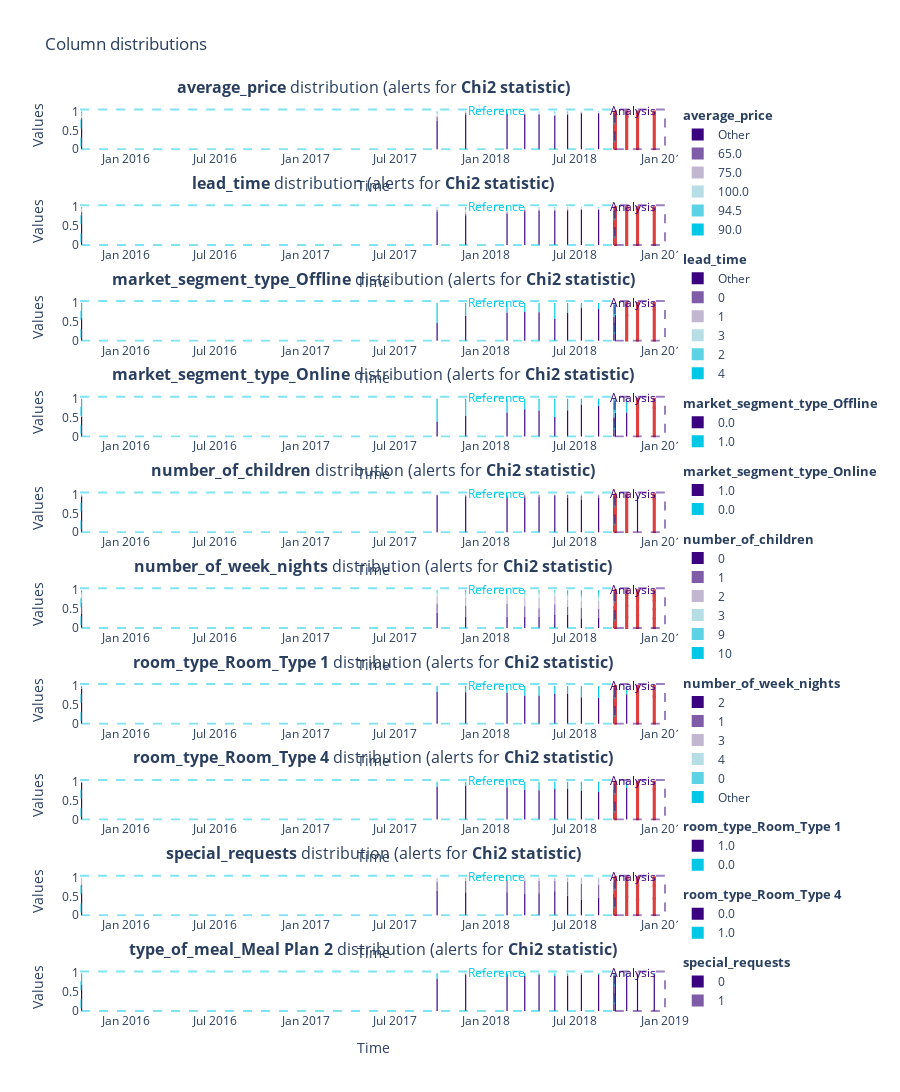

Notebook cell for this chart:
### Code cell
figure = results.filter(column_names=['lead_time',
    'special_requests',
    'average_price',
    'market_segment_type_Offline',
    'market_segment_type_Online',
    'room_type_Room_Type 4',
    'number_of_children',
    'room_type_Room_Type 1',
    'number_of_week_nights',
    'type_of_meal_Meal Plan 2'],
    methods=['chi2']).plot(kind='distribution')
figure.show()
